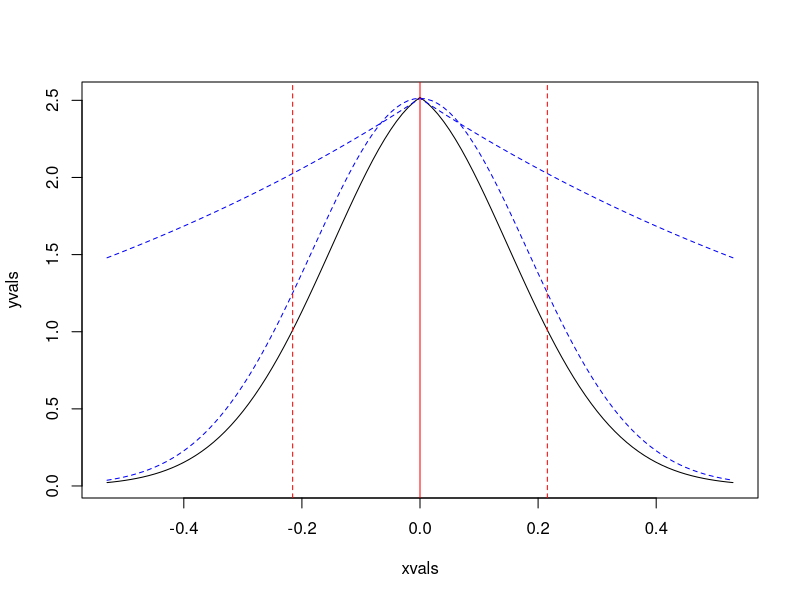
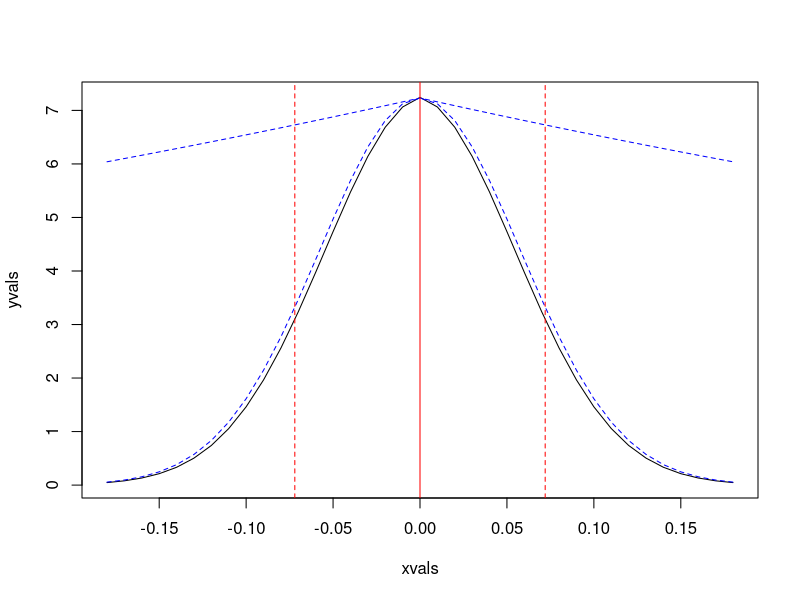
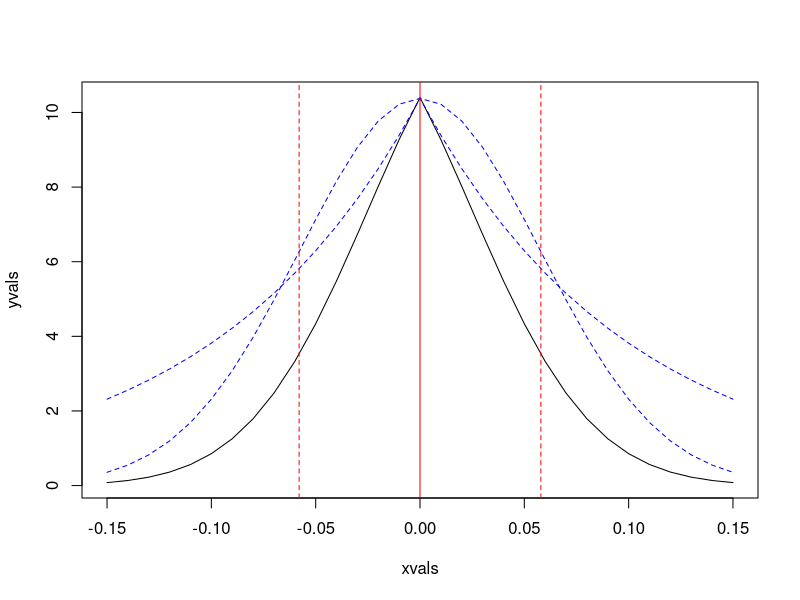

R code for these plots, in order:
## ---- chunk 1
knitr::opts_chunk$set(echo = TRUE)
## ---- chunk 2
ll <- function(beta, mean, sigma, n = 30) {
  # Compute the log-likelihood(s)
  sapply(beta, function(x) n*log(dnorm(mean - x, mean = 0, sd = sigma)))
}

dlaplace <- function(x, rate = 1) {
  dexp(abs(x), rate) / 2
}

density_function <- function(x, rate, mean, sigma, n = 30, multiplier = 1) {

  prior <- log(dlaplace(x, rate = rate))
  llik <- ll(beta = x, mean = mean, sigma = sigma, n = n)
  return(exp(prior + llik + sqrt(2)*n + log(multiplier)))

}

density_function_normalized <- function(x, rate, mean, sigma, n = 30, normalizer, multiplier = 1) {

  prior <- log(dlaplace(x, rate = rate))
  llik <- ll(beta = x, mean = mean, sigma = sigma, n = n)
  return(exp(prior + llik - log(normalizer) + sqrt(2)*n + log(multiplier)))

}

obj_simple <- function(beta, p, mean, sigma, rate, bounds, n = 30, multiplier = 1) {

  denom <- integrate(
    density_function, lower = bounds[1], upper = bounds[2], rate, mean, sigma, n, multiplier
  )$value

  if (p > .5) {
    prob <- integrate(
      density_function_normalized, lower = bounds[1], upper = beta, rate, mean, sigma, n, normalizer = denom, multiplier
    )$value
  } else {
    prob <- integrate(
      density_function_normalized, lower = beta, upper = bounds[2], rate, mean, sigma, n, normalizer = denom, multiplier
    )$value
    prob <- 1 - prob
  }

  return(p - prob)

}

post_quant <- function(sig, post_mode, mean = 0, sigma = 1, rate = 1, n = 30, plot = FALSE) {
  
  mltplyr <- 1 / density_function(post_mode, rate, mean, sigma, n, multiplier = 1)
  
  ## Determine the normalizing constant
  denom <- integrate(
    density_function, lower = -Inf, upper = Inf,
    rate = rate, mean = mean, sigma = sigma, n = n, multiplier = mltplyr
  )$value
  
  ## Find the largest density, used for determining bounds of integration / plotting
  ymode <- density_function_normalized(post_mode, rate, mean, sigma, n, denom, multiplier = mltplyr)
  ## Determine bounds
  step <- .01
  curr <- step
  while (TRUE) {
    xvals <- post_mode + c(-1, 1)*curr
    yvals <- density_function_normalized(xvals, rate, mean, sigma, n, denom, multiplier = mltplyr)

    if (all(yvals < (ymode / 100))) {break} else {curr <- curr + step}
  }

  ## Redetermine normalizing constant based on new bounds
  denom <- integrate(
    density_function, lower = post_mode - curr, upper = post_mode + curr,
    rate = rate, mean = mean, sigma = sigma, n = n, multiplier = mltplyr
  )$value
  

  ## Determine the bounds
  p <- sig + ((1 - sig) / 2)
  lower <- uniroot(obj_simple, c(post_mode - curr, post_mode + curr), p, mean, sigma, rate, c(post_mode - curr, post_mode + curr), n, multiplier = mltplyr)
  upper <- uniroot(obj_simple, c(post_mode - curr, post_mode + curr), 1 - p, mean, sigma, rate, c(post_mode - curr, post_mode + curr), n, multiplier = mltplyr)
  
  bounds <- c(lower$root, upper$root)
  
  ## Produce a plot of the posterior, posterior mode, prior, and likelihood
  if (plot) {
    xvals <- seq(post_mode - curr, post_mode + curr, by = .01)
    yvals <- density_function_normalized(xvals, rate, mean, sigma, n, denom, multiplier = mltplyr)
    priory <- dlaplace(xvals, rate = rate) * (ymode / dlaplace(0, rate = rate))
    liky <- exp(ll(beta = xvals, mean = mean, sigma = sigma, n = n))
    liky <- (liky / max(liky)) * ymode
    plot(xvals, yvals, type = "l", lty = 1)
    lines(xvals, priory, col = "blue", lty = 2)
    lines(xvals, liky, col = "blue", lty = 2)
    abline(v = post_mode, col = "red")
    abline(v = bounds, col = "red", lty = 2)
  }
  
  
  return(bounds)

}
## ---- chunk 3
post_quant(sig = .8, post_mode = 0, mean = 0, n = 30, rate = 1, plot = TRUE)
## ---- chunk 4
post_quant(sig = .8, post_mode = 0, mean = 0, n = 300, rate = 1, plot = TRUE)
## ---- chunk 5
post_quant(sig = .8, post_mode = 0, mean = 0, n = 300, rate = 10, plot = TRUE)
